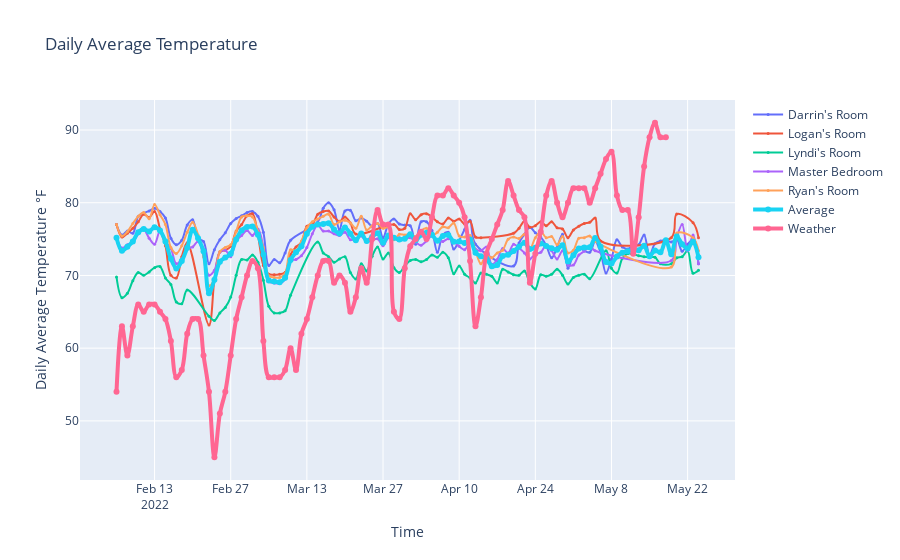
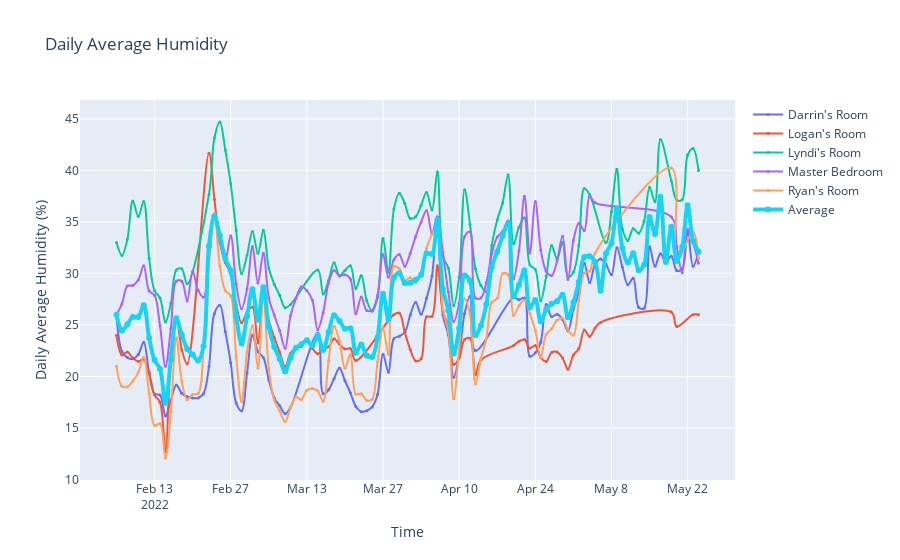

Write notebook code for charts like these, in order.
### Code cell
from plotly import graph_objects as go

plots = {}
def create_plot(plot_name, units):
    plots[plot_name] = go.Figure()
    plots[plot_name].update_layout(title=plot_name, xaxis_title="Time", yaxis_title=f"{plot_name} {units}", height=600)
    
def create_trace(room, x, y):
    isNotRoom = (room == "Weather" or room == "Average")
    room_name = (room if isNotRoom else f"{room} Bedroom" if room == "Master" else f"{room}'s Room")
    return go.Scatter(x=x, y=y, mode="lines+markers", text=room_name, name=room_name, line_shape="spline", line_width=(4 if isNotRoom else 2), marker_size=(6 if isNotRoom else 3))

# Create plots
create_plot("Daily Average Temperature", "\N{DEGREE SIGN}F")
create_plot("Daily Average Humidity", "(%)")

# Add traces to plots
for index,data in df_pivot.items():
    observation_name = "Daily Average " + ("Temperature" if index[0] == "Temperature_F" else index[0])
    room = index[1]
    data.dropna(inplace=True)
    plots[observation_name].add_trace(create_trace(room, data.index, data.values))

# Add aggregated daily average data
plots["Daily Average Temperature"].add_trace(create_trace("Average", temp_avg.index, temp_avg.values))
plots["Daily Average Humidity"].add_trace(create_trace("Average", humidity_avg.index, humidity_avg.values))
# Add local weather data
plots["Daily Average Temperature"].add_trace(create_trace("Weather", df_weather_data["Date"].values, df_weather_data["AvgTemp"].values))

# Display plots
for plot in plots:
    plots[plot].show()
